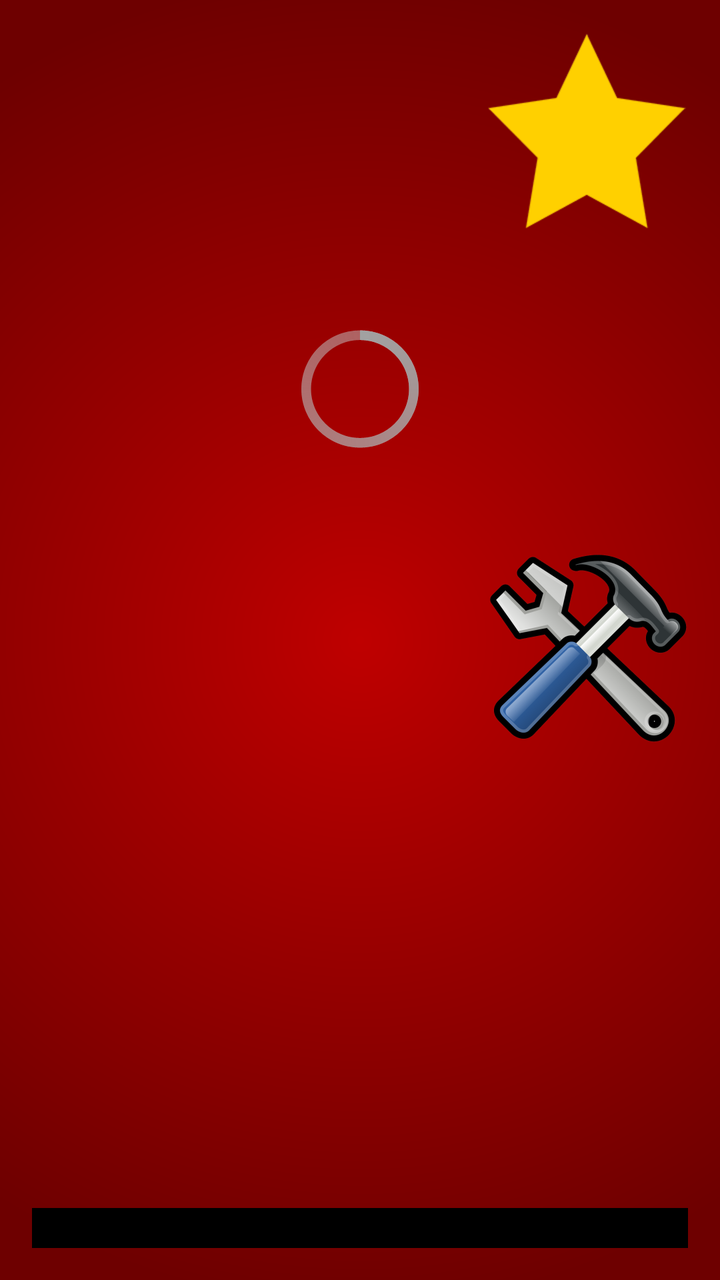
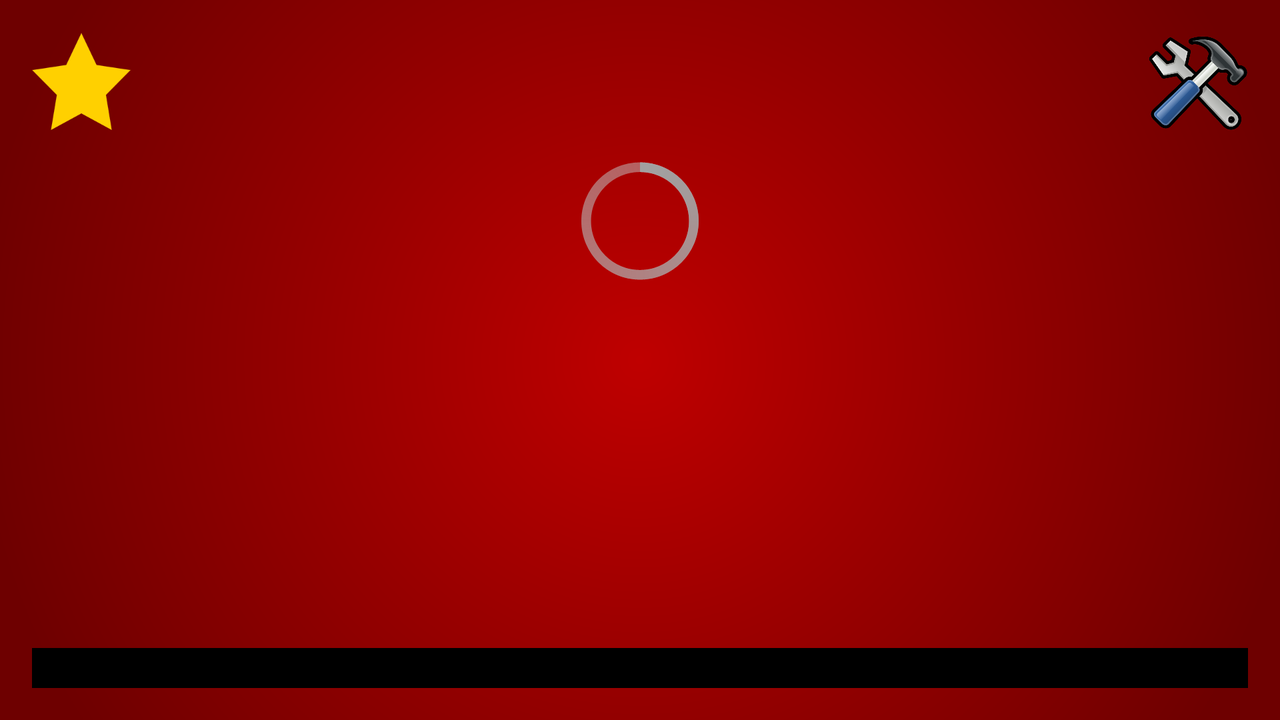

An Android layout and its configuration variant, each rendered on a device that would load it. The default file and the variant file are quoted in full after the pictures.
<!-- AndroidManifest.xml: application theme AppTheme -->
<!-- res/layout/activity_set_info.xml -->
<LinearLayout xmlns:android="http://schemas.android.com/apk/res/android"
    xmlns:tools="http://schemas.android.com/tools"
    android:id="@+id/LinearLayout1"
    android:background="@drawable/red_background"
    android:layout_width="match_parent"
    android:layout_height="match_parent"
    android:gravity="bottom"
    android:orientation="vertical"
    android:paddingBottom="@dimen/activity_vertical_margin"
    android:paddingLeft="@dimen/activity_horizontal_margin"
    android:paddingRight="@dimen/activity_horizontal_margin"
    android:paddingTop="@dimen/activity_vertical_margin"
    tools:context=".SetInfoActivity" >
    
    <RelativeLayout
        	android:id="@+id/relativelayout_imagewrapper"
			android:layout_width="wrap_content"
			android:layout_height="wrap_content"
			android:layout_weight="2">

			<ImageView
			    android:id="@+id/imageview_image"
			    android:layout_width="fill_parent"
			    android:layout_height="fill_parent"
			    android:scaleType="fitCenter" />

			<ProgressBar
		        android:id="@+id/progressbar_spinner"
		        style="?android:attr/progressBarStyleLarge"
		        android:layout_width="wrap_content"
		        android:layout_height="wrap_content"
		        android:layout_centerHorizontal="true"
		        android:layout_centerVertical="true" />
	
			<ImageView
			    android:id="@+id/imageview_building_instructions"
			    android:layout_width="100dp"
			    android:layout_height="100dp"
			    android:layout_alignParentBottom="true"
			    android:layout_alignParentRight="true"
			    android:clickable="true"
			    android:src="@drawable/image_spanner" />
			<ImageView
			    android:id="@+id/imageview_favorite"
			    android:layout_width="100dp"
			    android:layout_height="100dp"
			    android:layout_alignParentTop="true"
			    android:layout_alignParentRight="true"
			    android:clickable="true"
			    android:src="@drawable/image_star" />
        
    </RelativeLayout>
    <ScrollView
            android:id="@+id/scrollView1"
            android:layout_width="match_parent"
            android:layout_height="match_parent"
            android:layout_weight="3">

            <TextView
                android:id="@+id/textview_description"
                android:textColor="@color/white"
                android:layout_width="match_parent"
                android:layout_height="wrap_content" />

   </ScrollView>
   
    <Space
            android:layout_width="fill_parent"
            android:background="@drawable/degrade_black_transparent"
        	android:layout_height="@dimen/space_black_degrade" />

    <LinearLayout
        android:layout_width="match_parent"
        android:layout_height="20dp"
        android:background="@color/black"
        android:layout_gravity="bottom"
        android:orientation="horizontal" >

        <TextView
            android:id="@+id/textview_year"
            android:textColor="@color/white"
            android:layout_width="fill_parent"
            android:layout_height="fill_parent"
            android:layout_weight="1"
            android:gravity="left" />

        <TextView
            android:id="@+id/textview_price"
            android:textColor="@color/white"
            android:layout_width="fill_parent"
            android:layout_height="fill_parent"
            android:layout_weight="1"
            android:gravity="center" />

        <TextView
            android:id="@+id/textview_nbpieces"
            android:textColor="@color/white"
            android:layout_width="fill_parent"
            android:layout_height="fill_parent"
            android:layout_weight="1"
            android:gravity="right" />

    </LinearLayout>

</LinearLayout>
<!-- resources referenced by this layout -->
<resources>
  <color name="black">#000000</color>
  <color name="white">#ffffff</color>
  <dimen name="activity_horizontal_margin">16dp</dimen>
  <dimen name="activity_vertical_margin">16dp</dimen>
  <!-- drawable degrade_black_transparent (drawable) -->
  <?xml version="1.0" encoding="utf-8"?>
       <shape xmlns:android="http://schemas.android.com/apk/res/android">
  	    <gradient 
  			android:angle="270"
  			android:centerX="50%"
  			android:startColor="#000000"
  			android:centerColor="#000000"
  			android:endColor="#FFFFF0"
  			android:type="linear"
  	     />
  		</shape>
  <!-- drawable image_spanner: png bitmap (drawable, 117904 bytes) -->
  <!-- drawable image_star: png bitmap (drawable, 13182 bytes) -->
  <!-- drawable red_background (drawable) -->
  <?xml version="1.0" encoding="utf-8"?>
       <shape xmlns:android="http://schemas.android.com/apk/res/android">
  	    <gradient 
  	        android:gradientRadius="1000"
  			android:centerX="50%"
  			android:centerY="50%"
  			android:centerColor="#960000"
  			android:startColor="#BF0000"
  			android:endColor="#6E0000"
  			android:type="radial"
  	     />
  		</shape>
  <style name="AppTheme" parent="AppBaseTheme">
          
      </style>
  <style name="AppBaseTheme" parent="android:Theme.Holo">
          
      </style>
</resources>
<!-- res/layout-land/activity_set_info.xml (the repository's variant of the layout above) -->
<!-- drawn on the phone turned sideways -->
<LinearLayout xmlns:android="http://schemas.android.com/apk/res/android"
    xmlns:tools="http://schemas.android.com/tools"
    android:id="@+id/LinearLayout1"
    android:background="@drawable/red_background"
    android:layout_width="match_parent"
    android:layout_height="match_parent"
    android:gravity="bottom"
    android:orientation="vertical"
    android:paddingBottom="@dimen/activity_vertical_margin"
    android:paddingLeft="@dimen/activity_horizontal_margin"
    android:paddingRight="@dimen/activity_horizontal_margin"
    android:paddingTop="@dimen/activity_vertical_margin"
    tools:context=".SetInfoActivity" >
    
    <RelativeLayout
        	android:id="@+id/relativelayout_imagewrapper"
			android:layout_width="wrap_content"
			android:layout_height="wrap_content"
			android:layout_weight="2">

			<ImageView
			    android:id="@+id/imageview_image"
			    android:layout_width="fill_parent"
			    android:layout_height="fill_parent"
			    android:scaleType="fitCenter" />

			<ProgressBar
		        android:id="@+id/progressbar_spinner"
		        style="?android:attr/progressBarStyleLarge"
		        android:layout_width="wrap_content"
		        android:layout_height="wrap_content"
		        android:layout_centerHorizontal="true"
		        android:layout_centerVertical="true" />

			<ImageView
			    android:gravity="left"
			    android:id="@+id/imageview_favorite"
			    android:layout_width="50dp"
			    android:layout_height="50dp"
			    android:layout_alignParentLeft="true"
			    android:layout_alignParentTop="true"
			    android:clickable="true"
			    android:src="@drawable/image_star" />

			<ImageView
			    android:id="@+id/imageview_building_instructions"
			    android:layout_width="50dp"
			    android:layout_height="50dp"
			    android:layout_alignParentRight="true"
			    android:layout_alignParentTop="true"
			    android:clickable="true"
			    android:src="@drawable/image_spanner" />
        
    </RelativeLayout>
    <ScrollView
            android:id="@+id/scrollView1"
            android:layout_width="match_parent"
            android:layout_height="match_parent"
            android:layout_weight="3">

            <TextView
                android:id="@+id/textview_description"
                android:textColor="@color/white"
                android:layout_width="match_parent"
                android:layout_height="wrap_content" />

   </ScrollView>
   

    <LinearLayout
        android:layout_width="match_parent"
        android:layout_height="20dp"
        android:background="@color/black"
        android:layout_gravity="bottom"
        android:orientation="horizontal" >

        <TextView
            android:id="@+id/textview_year"
            android:textColor="@color/white"
            android:layout_width="fill_parent"
            android:layout_height="fill_parent"
            android:layout_weight="1"
            android:gravity="left" />

        <TextView
            android:id="@+id/textview_price"
            android:textColor="@color/white"
            android:layout_width="fill_parent"
            android:layout_height="fill_parent"
            android:layout_weight="1"
            android:gravity="center" />

        <TextView
            android:id="@+id/textview_nbpieces"
            android:textColor="@color/white"
            android:layout_width="fill_parent"
            android:layout_height="fill_parent"
            android:layout_weight="1"
            android:gravity="right" />

    </LinearLayout>

</LinearLayout>
<!-- resources referenced by the variant -->
<!-- as the phone turned sideways resolves them -->
<resources>
  <color name="black">#000000</color>
  <color name="white">#ffffff</color>
  <dimen name="activity_horizontal_margin">16dp</dimen>
  <dimen name="activity_vertical_margin">16dp</dimen>
  <!-- drawable image_spanner: png bitmap (drawable, 117904 bytes) -->
  <!-- drawable image_star: png bitmap (drawable, 13182 bytes) -->
  <!-- drawable red_background (drawable) -->
  <?xml version="1.0" encoding="utf-8"?>
       <shape xmlns:android="http://schemas.android.com/apk/res/android">
  	    <gradient 
  	        android:gradientRadius="1000"
  			android:centerX="50%"
  			android:centerY="50%"
  			android:centerColor="#960000"
  			android:startColor="#BF0000"
  			android:endColor="#6E0000"
  			android:type="radial"
  	     />
  		</shape>
  <style name="AppTheme" parent="AppBaseTheme">
          
      </style>
  <style name="AppBaseTheme" parent="android:Theme.Holo">
          
      </style>
</resources>
